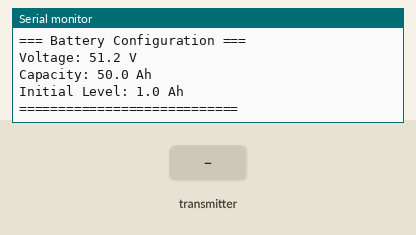
Simulated run of this sketch. Board: ESP8266 (NodeMCU). Shown: the last lines printed to the serial monitor. The test bench sets the inputs (shaded band).

Above: at 4.2 s.
4.3 s: the transmitter starts sending time_since_module_start = 0
At 5.7 s:
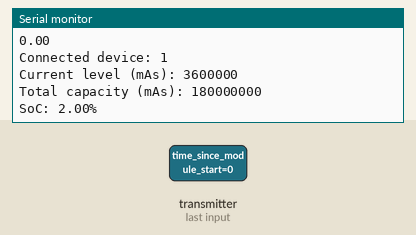
6.5 s: the transmitter starts sending mppt_current = 25
At 7.7 s:
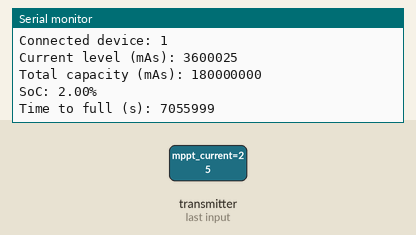
9.5 s: the transmitter starts sending HESensorOutput = 50
At 11.3 s:
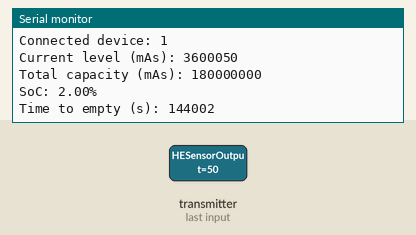
12.5 s: the transmitter starts sending mppt_current = 0
At 13.5 s:
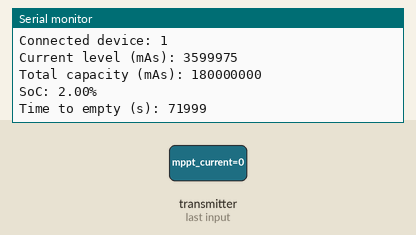
14.0 s: the transmitter starts sending HESensorOutput = 25
At 15.6 s:
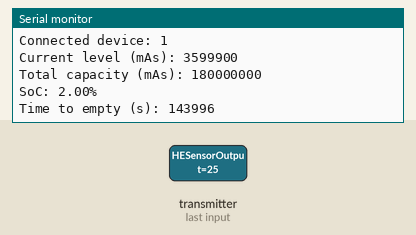
Timing chart, 0 to 16.5 s (numbered marks = the images above; inputs shaded):
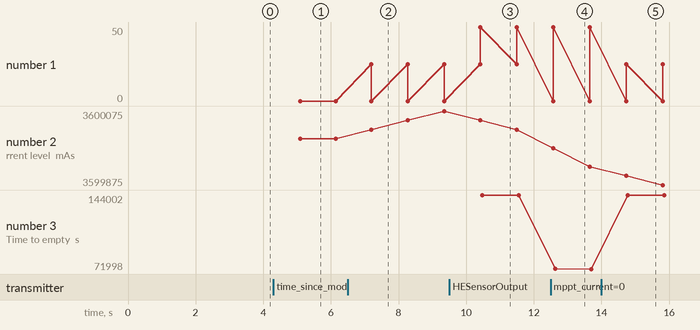

Measured:
- after the input at 4.3 s, the serial monitor: prints a new line after 0.79 s (image 1)
- after the input at 6.5 s, the serial monitor: prints a new line after 0.69 s (image 2)
- after the input at 9.5 s, the serial monitor: prints a new line after 0.92 s (image 3)
- after the input at 12.5 s, the serial monitor: prints a new line after 0.08 s (image 4)
- after the input at 14.0 s, the serial monitor: prints a new line after 0.73 s (image 5)
- plotted number 1: 0 → 50 after the input at 9.5 s
- plotted number 2: 3600000 → 3600075 after the input at 6.5 s, 3600025 → 3599925 after the input at 12.5 s
- plotted number 3: 144001 → 71998 after the input at 12.5 s, 71998 → 143995 after the input at 14.0 s

The sketch:

receiver_module.ino
```cpp
#include <ESP8266WiFi.h>
#include <espnow.h>
#include <map>

// Constants
const long S_IN_HOUR = 3600;
const int CALCULATION_INTERVAL = 1000; // ms

// Battery array details
const int SERIES = 2;
const int PARALLEL = 1;
const long PER_BATTERY_VOLTAGE = 25600;     //mV
const long PER_BATTERY_CAPACITY = 50000;    //mAh
const long INITIAL_CAPACITY = 1000;        //mAh (Use voltage-capacity to map later on. Ensure both is around same capacity/voltage initially)

unsigned long BATTERY_ARRAY_VOLTAGE = PER_BATTERY_VOLTAGE * SERIES;     // mV
unsigned const long long BATTERY_ARRAY_CAPACITY = PER_BATTERY_CAPACITY * PARALLEL * S_IN_HOUR;  // mAs
unsigned long long current_level =  INITIAL_CAPACITY * PARALLEL * S_IN_HOUR;        // mAs
unsigned long long prev_calculated_level = current_level;

typedef struct {
  unsigned long time_since_module_start;      // ms
  float mppt_current;   // mA
  float voltage;        // mV
  float HESensorOutput; // A
} MPPT_Sensor_Data;

MPPT_Sensor_Data data;

// Device Info
typedef struct {
  MPPT_Sensor_Data latest_data;
  unsigned long last_update_time;
  unsigned long last_calculated_time;
} ESP_Device_Info;

std::map<String, ESP_Device_Info> registeredDevices;
int node_count = 0;

void setup() {
  Serial.begin(9600);
  delay(3000);
  Serial.print("MAC Address: ");
  Serial.println(WiFi.macAddress());

  Serial.println("\n=== Battery Configuration ===");
  Serial.print("Voltage: ");
  Serial.print(BATTERY_ARRAY_VOLTAGE / 1000.0, 1);
  Serial.println(" V");
  Serial.print("Capacity: ");
  Serial.print(BATTERY_ARRAY_CAPACITY / (1000.0 * S_IN_HOUR), 1);
  Serial.println(" Ah");
  Serial.print("Initial Level: ");
  Serial.print(current_level / (1000.0 * S_IN_HOUR), 1);
  Serial.println(" Ah");
  Serial.println("============================\n");

  WiFi.mode(WIFI_STA);
  if (esp_now_init() != 0) {
    Serial.println("Error initializing ESP-NOW");
    return;
  }

  esp_now_set_self_role(ESP_NOW_ROLE_SLAVE);
  esp_now_register_recv_cb(onDataRecv);
}

void loop() {
  if (registeredDevices.size() <= 0) {
    delay(CALCULATION_INTERVAL);
    return;
  };

  int count = 0;
  for (auto& device : registeredDevices) {
    ESP_Device_Info& device_info = device.second;
    MPPT_Sensor_Data& device_data = device_info.latest_data;

    if (device_info.last_update_time > device_info.last_calculated_time) {
      double dt = (device_info.last_update_time - device_info.last_calculated_time) / 1000;
      noInterrupts();

      if (dt > 10) {
        registeredDevices.erase(device.first);
      } else {
        count += 1;

        Serial.println(dt * device_data.mppt_current);
        Serial.println(dt * device_data.HESensorOutput);

        double change = dt * device_data.mppt_current - dt * max((float) 0, device_data.HESensorOutput);
        if (current_level + change > BATTERY_ARRAY_CAPACITY) {
          current_level = BATTERY_ARRAY_CAPACITY;
        } else if (current_level + change <= 0) {
          current_level = 0;
        } else {
          current_level += change;
        }
        device_info.last_calculated_time = device_info.last_update_time;
      }
      interrupts();
    }
  }

  Serial.print("\n\n");
  Serial.print("Connected device: "); Serial.println(count);
  Serial.print("Current level (mAs): "); Serial.println(current_level);
  Serial.print("Total capacity (mAs): "); Serial.println(BATTERY_ARRAY_CAPACITY);
  Serial.print("SoC: "); Serial.print((current_level / (float) BATTERY_ARRAY_CAPACITY) * 100); Serial.println("%");

  long long net_current_mA = current_level - prev_calculated_level;

  if (count == node_count) {  // only estimate if all devices working
    if (net_current_mA < -10.0) {  // Discharging
        unsigned long long time_s = current_level / abs(net_current_mA);
        Serial.print("Time to empty (s): ");
        Serial.println(time_s);
    } else if (net_current_mA > 10.0) {  // Charging
        unsigned long long time_s = (BATTERY_ARRAY_CAPACITY - current_level) / net_current_mA;
        Serial.print("Time to full (s): ");
        Serial.println(time_s);
    }
  }
  node_count = max(node_count, count);
  prev_calculated_level = current_level;

  delay(CALCULATION_INTERVAL);
  yield();
}

void onDataRecv(uint8_t * mac, uint8_t *incomingData, uint8_t len) {
  memcpy(&data, incomingData, sizeof(data));

  char macChars[18];  //(2 addr + 1 terminator?) *6
  sprintf(macChars, "%02X:%02X:%02X:%02X:%02X:%02X",
              mac[0], mac[1], mac[2], mac[3], mac[4], mac[5]);

  String macAddr = String(macChars);
  ESP_Device_Info dev;

  dev.latest_data = data;
  dev.last_update_time = millis();
  dev.last_calculated_time = millis();

  if (registeredDevices.find(macAddr) != registeredDevices.end()) {
    // Do not reset the last calculated time
    dev.last_calculated_time = registeredDevices[macAddr].last_calculated_time;
  }

  registeredDevices[macAddr] = dev;

  //Serial.print("\nReceived from: ");  Serial.println(macAddr);
}
```
